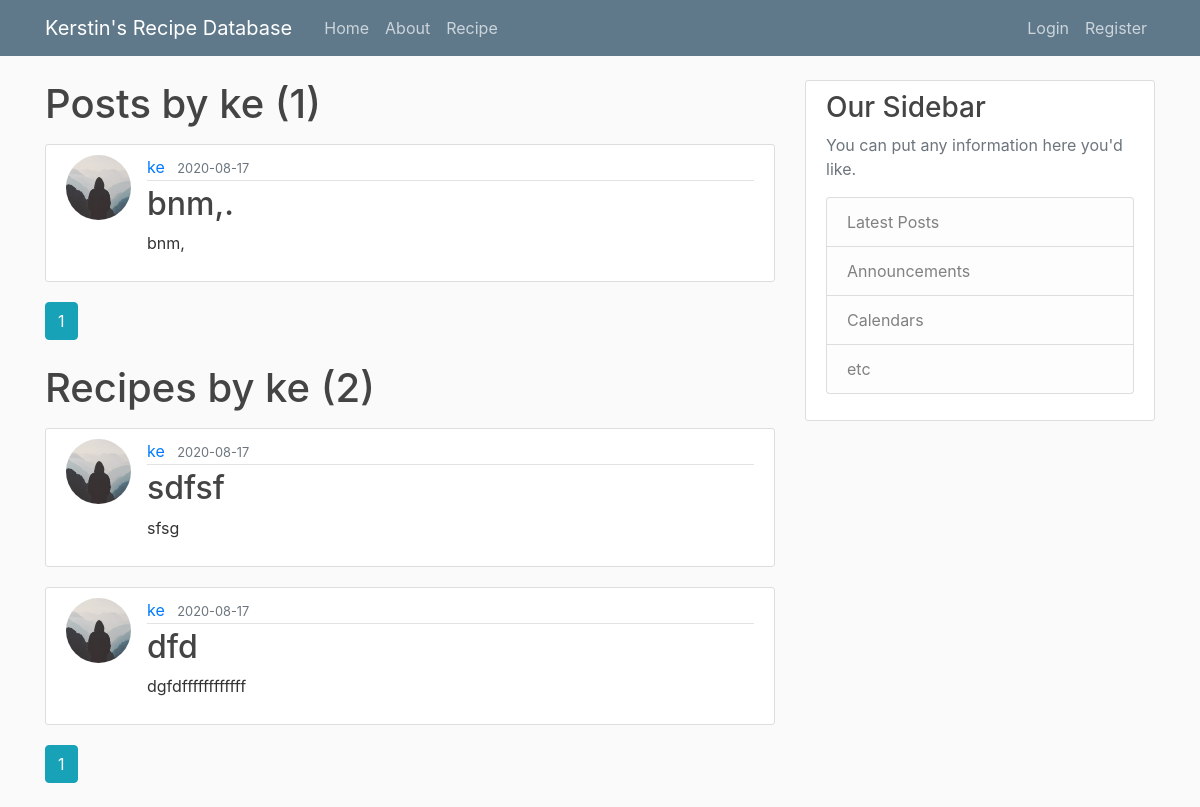
The app's page /user/ke with its own data.
### flaskblog/models.py (models this page shows, shortened)
class User(db.Model,UserMixin):
    id = db.Column(db.Integer,primary_key=True)
    username = db.Column(db.String(20),unique=True,nullable=False)
    email = db.Column(db.String(120),unique=True,nullable=False)
    image_file = db.Column(db.String(20),unique=False,nullable=False,default='default.jpg')
    password = db.Column(db.String(20),nullable=False)
    post = db.relationship('Post',backref='author',lazy=True)
    recipe = db.relationship('Recipe',backref='author',lazy=True)

class Post(db.Model):
    id = db.Column(db.Integer,primary_key=True)
    title = db.Column(db.String(100),nullable=False)
    date_posted = db.Column(db.DateTime,nullable=False,default = datetime.utcnow)
    content = db.Column(db.Text,nullable=False)
    user_id = db.Column(db.Integer,db.ForeignKey('user.id'),nullable=False)

class Recipe(db.Model):
    id = db.Column(db.Integer,primary_key=True)
    title = db.Column(db.String(100),nullable=False)
    date_posted = db.Column(db.DateTime,nullable=False,default = datetime.utcnow)
    content = db.Column(db.Text,nullable=False)
    recipe_id = db.Column(db.Integer,db.ForeignKey('user.id'),nullable=False)

### flaskblog/users/routes.py (the view)
@users.route("/user/<string:username>")
def user_content(username):
    page = request.args.get('page',1,type=int)
    user = User.query.filter_by(username = username).first_or_404()
    posts = Post.query.filter_by(author = user).order_by(Post.date_posted.desc()).paginate(page=page,per_page=5)
    recipes = Recipe.query.filter_by(author = user).order_by(Recipe.date_posted.desc()).paginate(page=page,per_page=5)
    return render_template('user_content.html',posts=posts,user=user,recipes=recipes)

### flaskblog/templates/user_content.html
{%extends"layout.html"%}
{%block content%}
    <h1 class="mb-3">Posts by {{user.username}} ({{posts.total}})</h1>
    {% for post in posts.items %}
        <article class="media content-section">
            <img class="rounded-circle article-img" src={{url_for('static',filename='profile_pics/' + post.author.image_file)}}>
            <div class="media-body">
                <div class="article-metadata">
                    <a class="mr-2" href="{{url_for('users.user_content',username=post.author.username)}}">{{post.author.username}}</a>
                    <small class="text-muted">{{post.date_posted.strftime('%Y-%m-%d')}}</small>
                </div>
                <div>
                <h2> <a class="article-title" href="{{url_for('posts.post',post_id=post.id)}}">{{post.title}}</a></h2>
                <p class="article-content">{{post.content}}</p>
                </div>
            </div>
        </article>
    {%endfor%}
    {% for page_num in posts.iter_pages(left_edge=1,right_edge=1,left_current=1,right_current=2) %}
        {%if page_num%}
            {%if posts.page == page_num %}
                <a class="btn btn-info mb-4" href="{{url_for('users.user_content',username = user.username,page=page_num)}}">{{page_num}}</a>
            {%else%}
                <a class="btn btn-outline-info mb-4" href="{{url_for('users.user_content',username = user.username,page=page_num)}}">{{page_num}}</a>
            {%endif%}
        {%else%}
        ...
        {%endif%}
    {%endfor%}
    <h1 class="mb-3">Recipes by {{user.username}} ({{recipes.total}})</h1>
    {% for recipe in recipes.items %}
        <article class="media content-section">
            <img class="rounded-circle article-img" src={{url_for('static',filename='profile_pics/' + recipe.author.image_file)}}>
            <div class="media-body">
                <div class="article-metadata">
                    <a class="mr-2" href="{{url_for('users.user_content',username=recipe.author.username)}}">{{recipe.author.username}}</a>
                    <small class="text-muted">{{recipe.date_posted.strftime('%Y-%m-%d')}}</small>
                </div>
                <div>
                <h2> <a class="article-title" href="{{url_for('recipes.recipe',recipe_id=recipe.id)}}">{{recipe.title}}</a></h2>
                <p class="article-content">{{recipe.content}}</p>
                </div>
            </div>
        </article>
    {%endfor%}
    {% for page_num in recipes.iter_pages(left_edge=1,right_edge=1,left_current=1,right_current=2) %}
        {%if page_num%}
            {%if recipes.page == page_num %}
                <a class="btn btn-info mb-4" href="{{url_for('users.user_content',username = user.username,page=page_num)}}">{{page_num}}</a>
            {%else%}
                <a class="btn btn-outline-info mb-4" href="{{url_for('users.user_content',username = user.username,page=page_num)}}">{{page_num}}</a>
            {%endif%}
        {%else%}
        ...
        {%endif%}
    {%endfor%}
{%endblock content%}

### flaskblog/static/main.css (style rules this page uses)
body { background: #fafafa; color: #333333; margin-top: 5rem; }
h1, h2, h3, h4, h5, h6 { color: #444444; }
.content-section { background: #ffffff; padding: 10px 20px; border: 1px solid #dddddd; border-radius: 3px; margin-bottom: 20px; }
.article-title { color: #444444; }
.article-content { white-space: pre-line; }
.article-img { height: 65px; width: 65px; margin-right: 16px; }
.article-metadata { padding-bottom: 1px; margin-bottom: 4px; border-bottom: 1px solid #e3e3e3 }

### records on screen
User: username "ke"
Post: image_file (placeholder picture), author.username "ke", date_posted "2020-08-17", title "bnm,.", content "bnm,"
Recipe: image_file (placeholder picture), author.username "ke", date_posted "2020-08-17", title "sdfsf", content "sfsg"
Recipe: image_file (placeholder picture), author.username "ke", date_posted "2020-08-17", title "dfd", content "dgfdffffffffffff"

### other values on screen
{{ posts.total }} "1"
{{ page_num }} "1"
{{ recipes.total }} "2"
